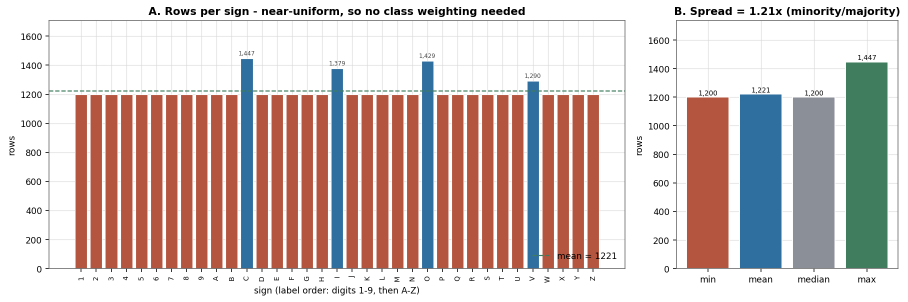
#> input picture docs/figures/eda_01_class_balance.png, 1815 x 604 px, found by its file name (shown at 1/2 size)
$ python build_all_diagrams.py
#> lines starting #> are read from the running program, lines starting #| are printed output that depends on the picture
import os
import shutil
import matplotlib.pyplot as plt
import matplotlib.patches as patches
import numpy as np
from PIL import Image, ImageDraw, ImageFont

DIAGRAMS_DIR = r"c:\Users\Durgesh Shukla\Kahanii\diagrams"
DOCS_FIG_DIR = r"c:\Users\Durgesh Shukla\Kahanii\docs\figures"
DOCS_DIR = r"c:\Users\Durgesh Shukla\Kahanii\docs"

os.makedirs(DIAGRAMS_DIR, exist_ok=True)

# ---------------------------------------------------------
# 1. PLAYBACK ENGINE ARCHITECTURE (Diagram 1)
# ---------------------------------------------------------
def create_playback_engine_diagram():
    fig, ax = plt.subplots(figsize=(14, 8), dpi=300)
    fig.patch.set_facecolor('#F8F9FA')
    ax.set_facecolor('#F8F9FA')

    # Hide axes
    ax.axis('off')
    ax.set_xlim(0, 14)
    ax.set_ylim(0, 8)

    # Title
    ax.text(7, 7.5, "Playback Engine Architecture", fontsize=18, fontweight='bold', ha='center', va='center', color='#2D3436')
    ax.text(7, 7.1, "Kahanii Sign Language & Audio Narration Synchronization Engine", fontsize=11, fontstyle='italic', ha='center', va='center', color='#636E72')

    # Color Palette
    c_blue = '#4A90E2'
    c_purple = '#8E44AD'
    c_green = '#2ECC71'
    c_orange = '#E67E22'
    c_dark = '#2C3E50'

    # Box 1: Story Tokens
    b1 = patches.FancyBboxPatch((0.5, 4.5), 3.2, 1.8, boxstyle="round,pad=0.2", fc='#EBF5FB', ec=c_blue, lw=2)
    ax.add_patch(b1)
    ax.text(2.1, 5.9, "1. Input Token List", fontsize=12, fontweight='bold', color=c_blue, ha='center')
    ax.text(2.1, 5.3, "Ordered List[StoryToken]\n• display_word\n• lemma\n• sign_video / is_fs", fontsize=9, color='#34495E', ha='center')

    # Arrow 1 -> 2
    ax.annotate("", xy=(4.2, 5.4), xytext=(3.9, 5.4), arrowprops=dict(arrowstyle="->", lw=2, color=c_dark))

    # Box 2: Spoken Unit Expansion
    b2 = patches.FancyBboxPatch((4.4, 4.5), 3.8, 1.8, boxstyle="round,pad=0.2", fc='#F5EEF8', ec=c_purple, lw=2)
    ax.add_patch(b2)
    ax.text(6.3, 5.9, "2. Spoken-Unit Expansion", fontsize=12, fontweight='bold', color=c_purple, ha='center')
    ax.text(6.3, 5.2, "spokenUnits memo array:\n• Sign-Video Token = 1 unit ('horse')\n• Fingerspelled Token = N units ('C','A','T')", fontsize=9, color='#34495E', ha='center')

    # Arrow 2 -> Split branches
    ax.annotate("", xy=(8.7, 5.9), xytext=(8.4, 5.4), arrowprops=dict(arrowstyle="->", lw=2, color=c_dark))
    ax.annotate("", xy=(8.7, 4.9), xytext=(8.4, 5.4), arrowprops=dict(arrowstyle="->", lw=2, color=c_dark))

    # Box 3A: Audio Narration (Web Speech API)
    b3a = patches.FancyBboxPatch((8.9, 5.4), 4.6, 1.3, boxstyle="round,pad=0.2", fc='#E8F8F5', ec=c_green, lw=2)
    ax.add_patch(b3a)
    ax.text(11.2, 6.3, "3A. Audio Narration Channel", fontsize=11, fontweight='bold', color=c_green, ha='center')
    ax.text(11.2, 5.7, "SpeechSynthesisUtterance(unit.surface)\nRate=0.9, Pitch=1.05 | Non-blocking Audio", fontsize=8.5, color='#27AE60', ha='center')

    # Box 3B: setTimeout Loop & UI Engine
    b3b = patches.FancyBboxPatch((8.9, 3.4), 4.6, 1.6, boxstyle="round,pad=0.2", fc='#FEF9E7', ec=c_orange, lw=2)
    ax.add_patch(b3b)
    ax.text(11.2, 4.6, "3B. Timer Loop & Video Engine", fontsize=11, fontweight='bold', color=c_orange, ha='center')
    ax.text(11.2, 3.9, "setTimeout(UNIT_DURATION_MS = 1350ms)\n1. Update activeIdx / activeLetter\n2. Shift active CSS highlight\n3. Swap & reload <video> src clip", fontsize=8.5, color='#D35400', ha='center')

    # Merge Arrow to Post-Roll
    ax.annotate("", xy=(7.0, 2.5), xytext=(11.2, 3.2), arrowprops=dict(arrowstyle="->", lw=2, color=c_dark, connectionstyle="angle,angleA=0,angleB=-90,rad=10"))

    # Box 4: Post-Roll Hold & Cleanup
    b4 = patches.FancyBboxPatch((4.5, 1.0), 5.0, 1.4, boxstyle="round,pad=0.2", fc='#EBEDEF', ec='#7F8C8D', lw=2)
    ax.add_patch(b4)
    ax.text(7.0, 2.0, "4. Post-Roll Hold & End State", fontsize=12, fontweight='bold', color='#2C3E50', ha='center')
    ax.text(7.0, 1.4, "POST_ROLL_MS = 700 ms hold on final gesture\nReset active state, clear timer, stop video loop", fontsize=9, color='#7F8C8D', ha='center')

    out_path = os.path.join(DIAGRAMS_DIR, "01_playback_engine_architecture.png")
    plt.tight_layout()
    plt.savefig(out_path, dpi=300, bbox_inches='tight', facecolor=fig.get_facecolor())
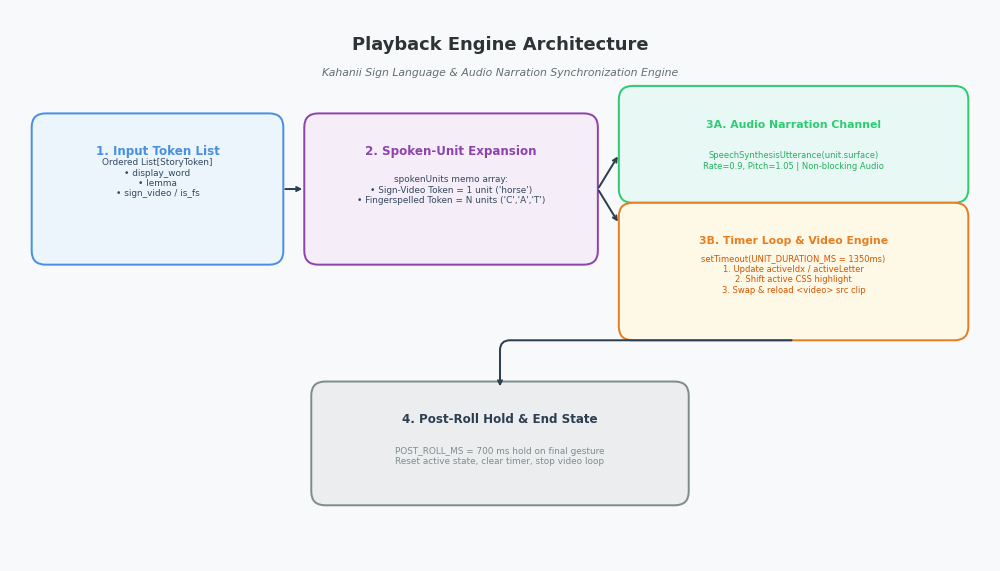
#> figure drawn by matplotlib, 1 panel
    plt.close()
    print("Created Diagram 1:", out_path)

# ---------------------------------------------------------
# 2. COMBINED EDA DATASET PANELS (Diagram 2)
# ---------------------------------------------------------
def create_dataset_combined_diagram():
    img1_path = os.path.join(DOCS_FIG_DIR, "eda_01_class_balance.png")
    img2_path = os.path.join(DOCS_FIG_DIR, "eda_02_splits.png")

    if not (os.path.exists(img1_path) and os.path.exists(img2_path)):
        print("Warning: EDA panel source images missing!")
        return

    img1 = Image.open(img1_path)
#> img1 is the input picture: PIL image 1815x604 RGBA; mean R, G, B, A 209.4, 191.7, 188.3, 255
    img2 = Image.open(img2_path)
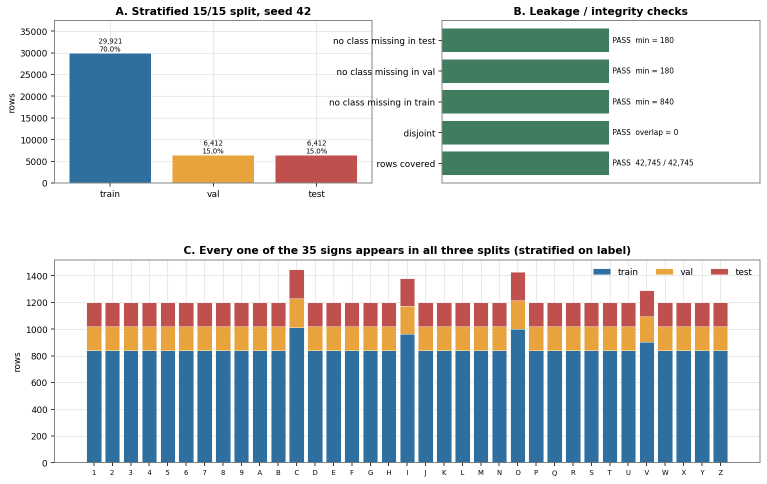
#> input picture docs/figures/eda_02_splits.png, 1533 x 967 px, found by its file name (shown at 1/2 size)
#> img2 is the input picture: PIL image 1533x967 RGBA; mean R, G, B, A 198.5, 206.4, 209.5, 255

    # Resize img2 height to match img1 height while maintaining aspect ratio
    h1 = img1.height
#> h1 = 604
    w2_new = int(img2.width * (h1 / img2.height))
#> w2_new = 957
    img2_resized = img2.resize((w2_new, h1), Image.Resampling.LANCZOS)
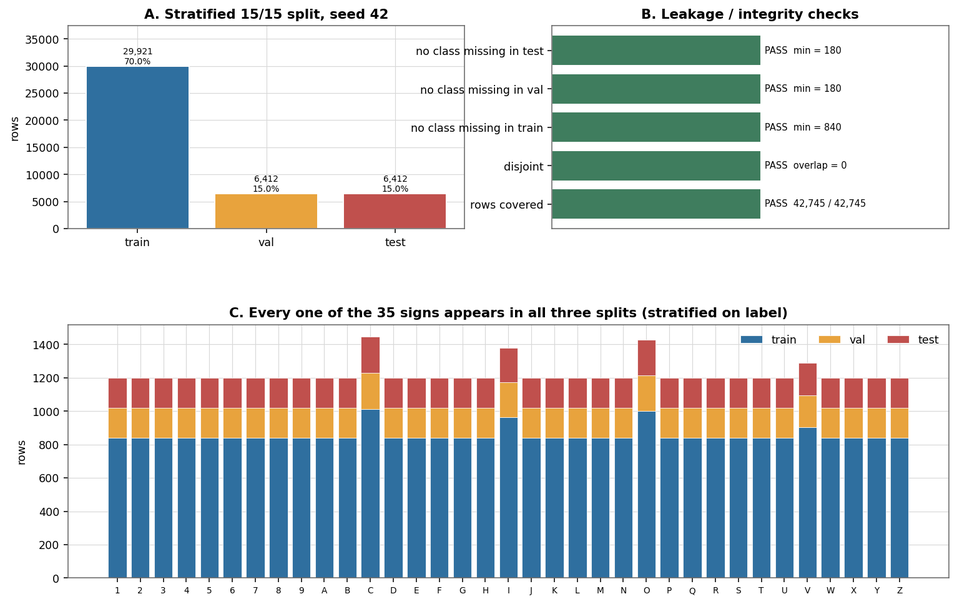
#> img2_resized: PIL image 957x604 RGBA; mean R, G, B, A 198, 206, 209, 255

    # Combined canvas width
    padding = 40
    title_height = 80
    combined_width = img1.width + img2_resized.width + (padding * 3)
#> combined_width = 2892
    combined_height = h1 + title_height + (padding * 2)
#> combined_height = 764

    combined = Image.new("RGB", (combined_width, combined_height), "#FFFFFF")
#> combined: PIL image 2892x764 RGB; every value is 255
    draw = ImageDraw.Draw(combined)

    # Paste panel images
    combined.paste(img1, (padding, title_height + padding))
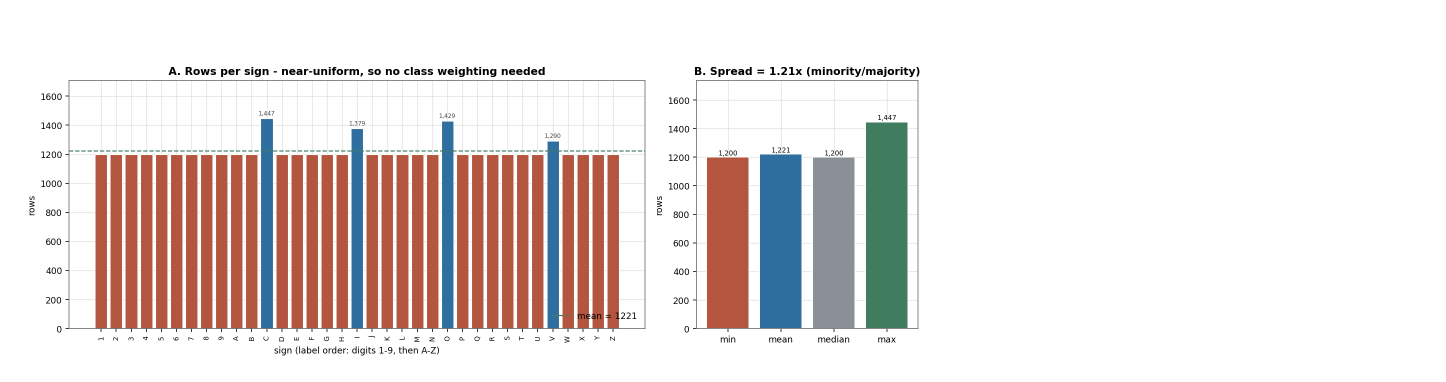
#> combined: PIL image 2892x764 RGB (shown at 1/2 size); mean R, G, B 232.4, 223.6, 221.9
    combined.paste(img2_resized, (padding * 2 + img1.width, title_height + padding))
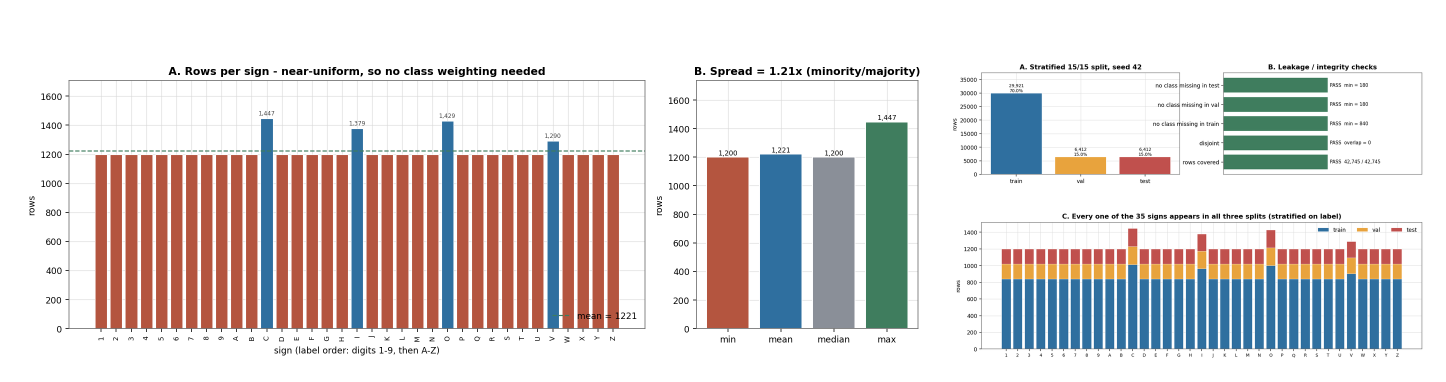
#> combined: PIL image 2892x764 RGB (shown at 1/2 size); mean R, G, B 217.5, 210.8, 209.9

    # Add Panel Titles
    # Panel (a) label
    draw.text((padding + 20, 20), "(a) Class Distribution Across 35 Hemg Classes", fill="#2D3436")
    # Panel (b) label
    draw.text((padding * 2 + img1.width + 20, 20), "(b) Dataset Splitting (80% Train, 10% Val, 10% Test)", fill="#2D3436")

    out_path = os.path.join(DIAGRAMS_DIR, "02_hemg_dataset_distribution_and_splits.png")
    combined.save(out_path)
    print("Created Diagram 2:", out_path)

    # Also copy individual files into diagrams folder
    shutil.copy(img1_path, os.path.join(DIAGRAMS_DIR, "eda_01_class_balance.png"))
    shutil.copy(img2_path, os.path.join(DIAGRAMS_DIR, "eda_02_splits.png"))

# ---------------------------------------------------------
# 4. TIMELINE DIAGRAM (Diagram 4)
# ---------------------------------------------------------
def create_timeline_diagram():
    fig, ax = plt.subplots(figsize=(15, 7.5), dpi=300)
    fig.patch.set_facecolor('#FAFAFA')
    ax.set_facecolor('#FAFAFA')

    ax.axis('off')
    ax.set_xlim(-1, 15)
    ax.set_ylim(0, 10)

    # Title
    ax.text(7, 9.4, "Timer-Driven Synchronization Timeline for Text, Video, and Audio", fontsize=16, fontweight='bold', ha='center', color='#2D3436')
    ax.text(7, 8.9, "Parallel Multimodal Execution: Audio Narration, Timer Ticks, CSS Highlight, Video Clips", fontsize=10, fontstyle='italic', ha='center', color='#636E72')

    # Time ticks
    ticks = [
        (0, "0 ms\n(Start)", "Token 0: Word 'the'\nSign Video", "#3498DB"),
        (3.2, "1350 ms\n(Tick 1)", "Token 1: Word 'CAT'\nFingerspell 'C'", "#E67E22"),
        (6.4, "2700 ms\n(Tick 2)", "Token 1: Word 'CAT'\nFingerspell 'A'", "#E67E22"),
        (9.6, "4050 ms\n(Tick 3)", "Token 1: Word 'CAT'\nFingerspell 'T'", "#E67E22"),
        (12.8, "5400 ms\n(End Units)", "700 ms Post-Roll Hold\n(Last Frame Displayed)", "#2ECC71")
    ]

    # Draw Time Line
    ax.plot([0, 13.5], [6.5, 6.5], color='#B2BEC3', lw=4, zorder=1)

    for x, label, detail, col in ticks:
        # Tick marker
        ax.plot([x, x], [6.2, 6.8], color=col, lw=3, zorder=2)
        ax.scatter([x], [6.5], color=col, s=100, zorder=3)
        # Tick time text
        ax.text(x, 7.1, label, fontsize=9.5, fontweight='bold', color=col, ha='center')

        # Box details below timeline
        bbox = patches.FancyBboxPatch((x-1.3, 4.3), 2.6, 1.7, boxstyle="round,pad=0.1", fc='#FFFFFF', ec=col, lw=1.8, zorder=3)
        ax.add_patch(bbox)
        ax.text(x, 5.15, detail, fontsize=8.5, ha='center', color='#2C3E50', fontweight='bold')

    # Channels / Parallel Tracks
    # Channel 1: Audio Speech Narration
    ax.text(-0.8, 3.2, "Audio Narration:", fontsize=10, fontweight='bold', color='#2C3E50', ha='right')
    ax.plot([0, 3.0], [3.2, 3.2], color='#3498DB', lw=6, solid_capstyle='round')
    ax.text(1.5, 3.2, "Utterance('the')", fontsize=8.5, color='#FFFFFF', fontweight='bold', ha='center', va='center')

    ax.plot([3.2, 6.2], [3.2, 3.2], color='#E67E22', lw=6, solid_capstyle='round')
    ax.text(4.7, 3.2, "Utterance('C.')", fontsize=8.5, color='#FFFFFF', fontweight='bold', ha='center', va='center')

    ax.plot([6.4, 9.4], [3.2, 3.2], color='#E67E22', lw=6, solid_capstyle='round')
    ax.text(7.9, 3.2, "Utterance('A.')", fontsize=8.5, color='#FFFFFF', fontweight='bold', ha='center', va='center')

    ax.plot([9.6, 12.6], [3.2, 3.2], color='#E67E22', lw=6, solid_capstyle='round')
    ax.text(11.1, 3.2, "Utterance('T.')", fontsize=8.5, color='#FFFFFF', fontweight='bold', ha='center', va='center')

    # Channel 2: Video src
    ax.text(-0.8, 2.0, "Video Clip Src:", fontsize=10, fontweight='bold', color='#2C3E50', ha='right')
    ax.text(1.5, 2.0, "/static/signs/the.mp4", fontsize=8.5, color='#2980B9', fontweight='bold', ha='center')
    ax.text(4.7, 2.0, ".../_letters/c.mp4", fontsize=8.5, color='#D35400', fontweight='bold', ha='center')
    ax.text(7.9, 2.0, ".../_letters/a.mp4", fontsize=8.5, color='#D35400', fontweight='bold', ha='center')
    ax.text(11.1, 2.0, ".../_letters/t.mp4", fontsize=8.5, color='#D35400', fontweight='bold', ha='center')
    ax.text(13.2, 2.0, "[700ms Hold]", fontsize=8.5, color='#27AE60', fontweight='bold', ha='center')

    # Channel 3: CSS Word/Letter Highlight
    ax.text(-0.8, 0.8, "Active Highlight:", fontsize=10, fontweight='bold', color='#2C3E50', ha='right')
    ax.text(1.5, 0.8, "Word Token #0 ('the')", fontsize=8.5, color='#34495E', ha='center')
    ax.text(4.7, 0.8, "Word #1 / Letter 'C'", fontsize=8.5, color='#34495E', ha='center')
    ax.text(7.9, 0.8, "Word #1 / Letter 'A'", fontsize=8.5, color='#34495E', ha='center')
    ax.text(11.1, 0.8, "Word #1 / Letter 'T'", fontsize=8.5, color='#34495E', ha='center')
    ax.text(13.2, 0.8, "Reset State", fontsize=8.5, color='#7F8C8D', ha='center')

    out_path = os.path.join(DIAGRAMS_DIR, "04_timer_driven_synchronization_timeline.png")
    plt.tight_layout()
    plt.savefig(out_path, dpi=300, bbox_inches='tight', facecolor=fig.get_facecolor())
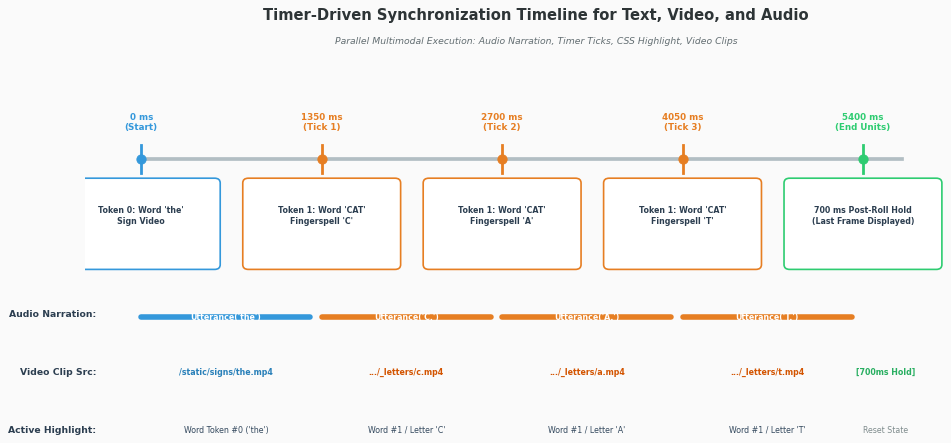
#> figure drawn by matplotlib, 1 panel
    plt.close()
    print("Created Diagram 4:", out_path)

# ---------------------------------------------------------
# COPY EXISTING DIAGRAMS (3, 5, 6, 7, 8)
# ---------------------------------------------------------
def copy_existing_diagrams():
    mapping = [
        (os.path.join(DOCS_FIG_DIR, "eda_05_augmentation_preview.png"), "03_eda_05_augmentation_preview.png", "eda_05_augmentation_preview.png"),
        (os.path.join(DOCS_FIG_DIR, "res_02_architecture_comparison.png"), "05_res_02_architecture_comparison.png", "res_02_architecture_comparison.png"),
        (os.path.join(DOCS_FIG_DIR, "res_03_ablation_study.png"), "06_res_03_ablation_study.png", "res_03_ablation_study.png"),
        (os.path.join(DOCS_FIG_DIR, "res_01_learning_curves.png"), "07_res_01_learning_curves.png", "res_01_learning_curves.png"),
        (os.path.join(DOCS_DIR, "confusion_matrix.png"), "08_confusion_matrix.png", "confusion_matrix.png"),
    ]

    for src, dst_numbered, dst_raw in mapping:
        if os.path.exists(src):
            shutil.copy(src, os.path.join(DIAGRAMS_DIR, dst_numbered))
            shutil.copy(src, os.path.join(DIAGRAMS_DIR, dst_raw))
            print(f"Copied {os.path.basename(src)} -> {dst_numbered} & {dst_raw}")
        else:
            print(f"Warning: Source file {src} not found!")

if __name__ == "__main__":
    create_playback_engine_diagram()
    create_dataset_combined_diagram()
    create_timeline_diagram()
    copy_existing_diagrams()
    print("All diagram tasks completed successfully!")
